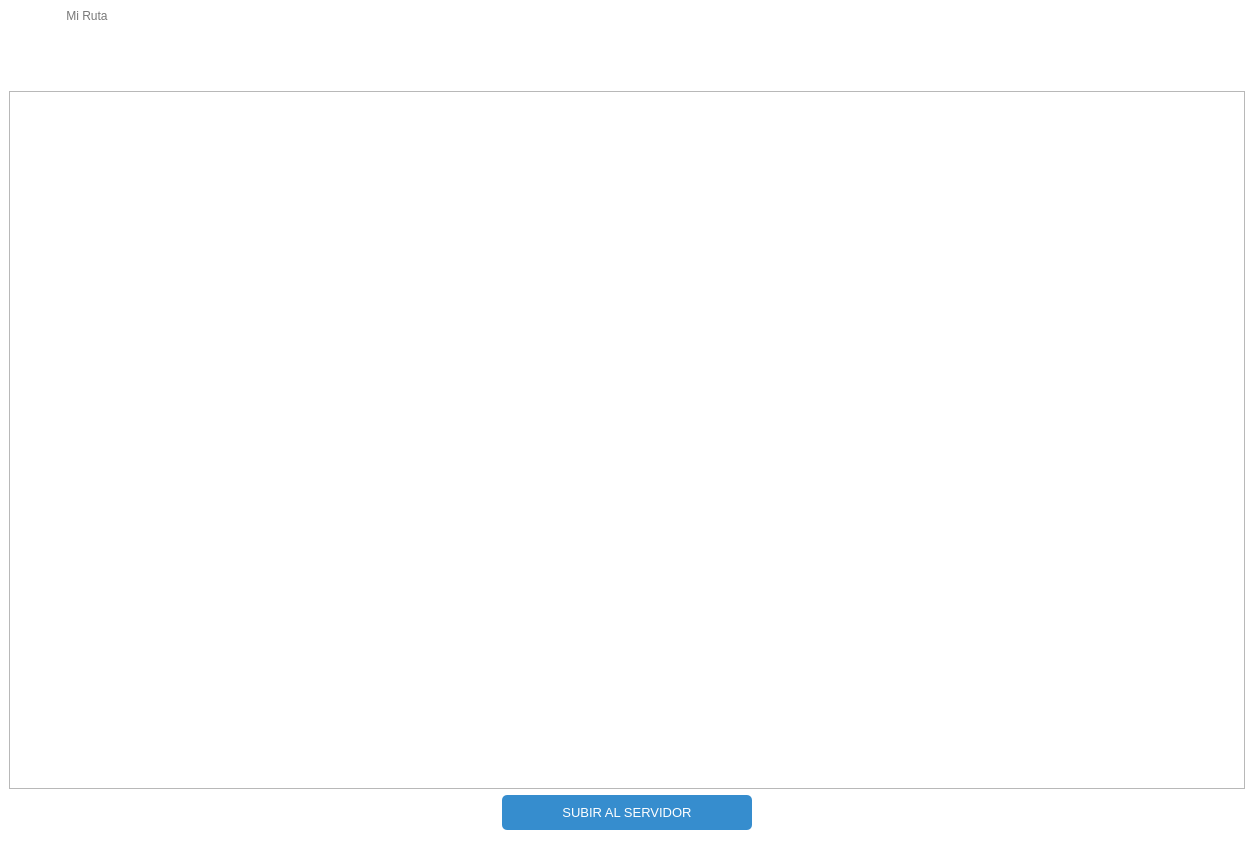
<?xml version="1.0" encoding="UTF-8"?>
<ui version="4.0">
 <class>Screen_Upload_Contadores</class>
 <widget class="QMainWindow" name="Screen_Upload_Contadores">
  <property name="geometry">
   <rect>
    <x>0</x>
    <y>0</y>
    <width>1254</width>
    <height>849</height>
   </rect>
  </property>
  <property name="palette">
   <palette>
    <active>
     <colorrole role="Base">
      <brush brushstyle="SolidPattern">
       <color alpha="255">
        <red>46</red>
        <green>47</green>
        <blue>48</blue>
       </color>
      </brush>
     </colorrole>
     <colorrole role="Window">
      <brush brushstyle="SolidPattern">
       <color alpha="255">
        <red>255</red>
        <green>255</green>
        <blue>255</blue>
       </color>
      </brush>
     </colorrole>
    </active>
    <inactive>
     <colorrole role="Base">
      <brush brushstyle="SolidPattern">
       <color alpha="255">
        <red>46</red>
        <green>47</green>
        <blue>48</blue>
       </color>
      </brush>
     </colorrole>
     <colorrole role="Window">
      <brush brushstyle="SolidPattern">
       <color alpha="255">
        <red>255</red>
        <green>255</green>
        <blue>255</blue>
       </color>
      </brush>
     </colorrole>
    </inactive>
    <disabled>
     <colorrole role="Base">
      <brush brushstyle="SolidPattern">
       <color alpha="255">
        <red>255</red>
        <green>255</green>
        <blue>255</blue>
       </color>
      </brush>
     </colorrole>
     <colorrole role="Window">
      <brush brushstyle="SolidPattern">
       <color alpha="255">
        <red>255</red>
        <green>255</green>
        <blue>255</blue>
       </color>
      </brush>
     </colorrole>
    </disabled>
   </palette>
  </property>
  <property name="windowTitle">
   <string>MainWindow</string>
  </property>
  <widget class="QWidget" name="centralwidget">
   <layout class="QVBoxLayout" name="verticalLayout">
    <property name="leftMargin">
     <number>0</number>
    </property>
    <property name="topMargin">
     <number>0</number>
    </property>
    <property name="rightMargin">
     <number>0</number>
    </property>
    <property name="bottomMargin">
     <number>0</number>
    </property>
    <item>
     <widget class="QWidget" name="widget_tabla_contadores" native="true">
      <layout class="QVBoxLayout" name="verticalLayout_3">
       <item>
        <layout class="QHBoxLayout" name="horizontalLayout_3">
         <property name="leftMargin">
          <number>0</number>
         </property>
         <property name="topMargin">
          <number>0</number>
         </property>
         <property name="rightMargin">
          <number>0</number>
         </property>
         <item>
          <layout class="QHBoxLayout" name="horizontalLayout_2">
           <property name="bottomMargin">
            <number>35</number>
           </property>
           <item>
            <widget class="my_label" name="lb_logo">
             <property name="minimumSize">
              <size>
               <width>51</width>
               <height>41</height>
              </size>
             </property>
             <property name="maximumSize">
              <size>
               <width>200</width>
               <height>240</height>
              </size>
             </property>
             <property name="styleSheet">
              <string notr="true">border-image: url(:/icons/app_logo.png);</string>
             </property>
             <property name="text">
              <string/>
             </property>
             <property name="scaledContents">
              <bool>false</bool>
             </property>
             <property name="alignment">
              <set>Qt::AlignCenter</set>
             </property>
             <property name="wordWrap">
              <bool>false</bool>
             </property>
            </widget>
           </item>
           <item>
            <widget class="QLabel" name="label_17">
             <property name="minimumSize">
              <size>
               <width>0</width>
               <height>40</height>
              </size>
             </property>
             <property name="styleSheet">
              <string notr="true">font: 63 18pt &quot;Segoe UI Semibold&quot;;
color: rgb(120, 120, 120)</string>
             </property>
             <property name="text">
              <string>Mi Ruta      </string>
             </property>
             <property name="alignment">
              <set>Qt::AlignHCenter|Qt::AlignTop</set>
             </property>
            </widget>
           </item>
          </layout>
         </item>
         <item>
          <spacer name="horizontalSpacer_4">
           <property name="orientation">
            <enum>Qt::Horizontal</enum>
           </property>
           <property name="sizeHint" stdset="0">
            <size>
             <width>40</width>
             <height>20</height>
            </size>
           </property>
          </spacer>
         </item>
         <item>
          <spacer name="horizontalSpacer_3">
           <property name="orientation">
            <enum>Qt::Horizontal</enum>
           </property>
           <property name="sizeHint" stdset="0">
            <size>
             <width>40</width>
             <height>20</height>
            </size>
           </property>
          </spacer>
         </item>
         <item>
          <layout class="QHBoxLayout" name="horizontalLayout_4">
           <property name="bottomMargin">
            <number>35</number>
           </property>
           <item>
            <widget class="QPushButton" name="pb_minimize">
             <property name="text">
              <string/>
             </property>
             <property name="icon">
              <iconset resource="assets.qrc">
               <normaloff>:/icons/minimize.png</normaloff>:/icons/minimize.png</iconset>
             </property>
             <property name="iconSize">
              <size>
               <width>30</width>
               <height>30</height>
              </size>
             </property>
             <property name="flat">
              <bool>true</bool>
             </property>
            </widget>
           </item>
           <item>
            <widget class="QPushButton" name="pb_maximize">
             <property name="text">
              <string/>
             </property>
             <property name="icon">
              <iconset resource="assets.qrc">
               <normaloff>:/icons/maximize.png</normaloff>:/icons/maximize.png</iconset>
             </property>
             <property name="iconSize">
              <size>
               <width>30</width>
               <height>30</height>
              </size>
             </property>
             <property name="flat">
              <bool>true</bool>
             </property>
            </widget>
           </item>
           <item>
            <widget class="QPushButton" name="pb_cruz">
             <property name="styleSheet">
              <string notr="true"/>
             </property>
             <property name="text">
              <string/>
             </property>
             <property name="icon">
              <iconset resource="assets.qrc">
               <normaloff>:/icons/close.png</normaloff>:/icons/close.png</iconset>
             </property>
             <property name="iconSize">
              <size>
               <width>30</width>
               <height>30</height>
              </size>
             </property>
             <property name="flat">
              <bool>true</bool>
             </property>
            </widget>
           </item>
          </layout>
         </item>
        </layout>
       </item>
       <item>
        <widget class="QTableView" name="tableView">
         <property name="minimumSize">
          <size>
           <width>1000</width>
           <height>400</height>
          </size>
         </property>
         <property name="styleSheet">
          <string notr="true">font: 10pt &quot;Segoe UI Semilight&quot;;
color: rgb(77, 77, 77);</string>
         </property>
         <attribute name="horizontalHeaderMinimumSectionSize">
          <number>10</number>
         </attribute>
         <attribute name="horizontalHeaderDefaultSectionSize">
          <number>190</number>
         </attribute>
         <attribute name="verticalHeaderMinimumSectionSize">
          <number>10</number>
         </attribute>
        </widget>
       </item>
       <item>
        <layout class="QHBoxLayout" name="horizontalLayout">
         <property name="bottomMargin">
          <number>10</number>
         </property>
         <item>
          <spacer name="horizontalSpacer_5">
           <property name="orientation">
            <enum>Qt::Horizontal</enum>
           </property>
           <property name="sizeHint" stdset="0">
            <size>
             <width>40</width>
             <height>20</height>
            </size>
           </property>
          </spacer>
         </item>
         <item>
          <spacer name="horizontalSpacer">
           <property name="orientation">
            <enum>Qt::Horizontal</enum>
           </property>
           <property name="sizeHint" stdset="0">
            <size>
             <width>40</width>
             <height>20</height>
            </size>
           </property>
          </spacer>
         </item>
         <item>
          <widget class="QPushButton" name="pb_upload_contadores_from_excel">
           <property name="minimumSize">
            <size>
             <width>250</width>
             <height>35</height>
            </size>
           </property>
           <property name="maximumSize">
            <size>
             <width>250</width>
             <height>16777215</height>
            </size>
           </property>
           <property name="font">
            <font>
             <family>Segoe UI</family>
             <pointsize>10</pointsize>
            </font>
           </property>
           <property name="styleSheet">
            <string notr="true">QPushButton{
 	background-color: #368DCE; 
	color: rgb(255, 255, 255);
	border-radius: 5px;
}
QPushButton:hover:!pressed{
	  background-color: #3080C0; 
}
QPushButton:hover:pressed{
	  background-color: #0D2333; 
}</string>
           </property>
           <property name="text">
            <string>SUBIR AL SERVIDOR</string>
           </property>
           <property name="flat">
            <bool>true</bool>
           </property>
          </widget>
         </item>
         <item>
          <spacer name="horizontalSpacer_2">
           <property name="orientation">
            <enum>Qt::Horizontal</enum>
           </property>
           <property name="sizeHint" stdset="0">
            <size>
             <width>40</width>
             <height>20</height>
            </size>
           </property>
          </spacer>
         </item>
         <item>
          <spacer name="horizontalSpacer_6">
           <property name="orientation">
            <enum>Qt::Horizontal</enum>
           </property>
           <property name="sizeHint" stdset="0">
            <size>
             <width>40</width>
             <height>20</height>
            </size>
           </property>
          </spacer>
         </item>
        </layout>
       </item>
      </layout>
     </widget>
    </item>
   </layout>
  </widget>
 </widget>
 <customwidgets>
  <customwidget>
   <class>my_label</class>
   <extends>QLabel</extends>
   <header location="global">my_label.h</header>
  </customwidget>
 </customwidgets>
 <resources>
  <include location="assets.qrc"/>
 </resources>
 <connections/>
</ui>
